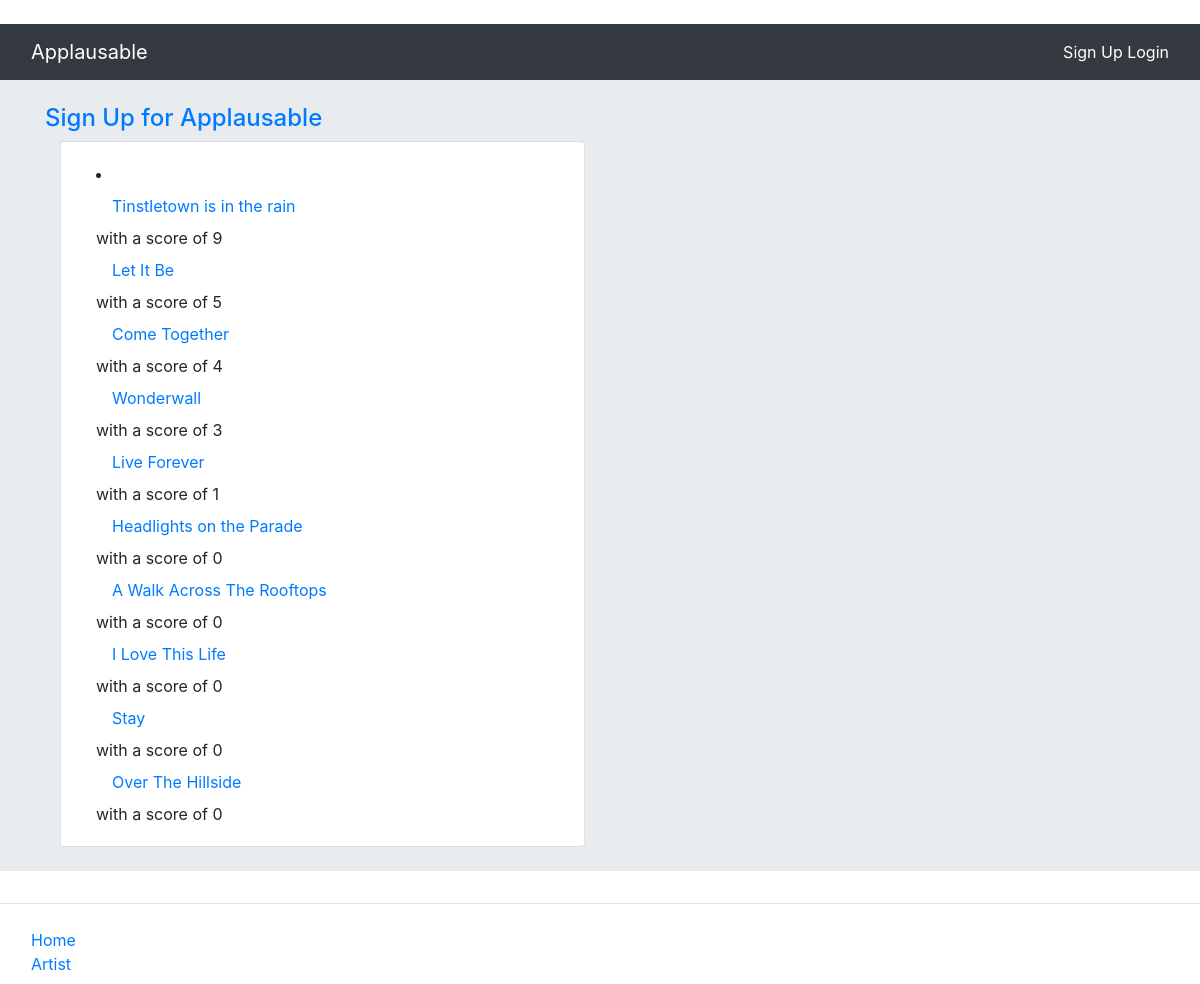
Screenshot of /applausable/highestReviewedSongs/ with the database file from the repository.
### rango/models.py (models this page shows, shortened)
class Song(models.Model):
    GENRE_CHOICES = (
    ('Pop','POP'),
    ('Rock', 'ROCK'),
    ('Metal','METAL'),
    ('Soul','SOUL'),
    ('Electronic','ELECTRONIC'),
    ('R&B', 'R&B'),
    ('Reggae', 'REGGAE'),
    ('Hip-Hop','HIP-HOP'),
    ('Indie','INDIE'),
    ('Classical','CLASSICAL'),
    ('Country','COUNTRY'),
    ('Jazz','JAZZ'),
)
    songID = models.IntegerField(primary_key=True,  unique=True)
    title = models.CharField(max_length=128, default='Title')
    albumID = models.ForeignKey(Album, on_delete=models.CASCADE)
    artistName = models.CharField(max_length=128, default='ArtistName')
    artistID = models.ForeignKey(Artist, on_delete=models.CASCADE)
    linkToSong = models.CharField(max_length=248, default = 'link')
    slug = models.SlugField(unique=True, default=uuid.uuid1)
    overallScore = models.IntegerField(default=0)
    genre = models.CharField(max_length=15, choices=GENRE_CHOICES, default='Pop')

### rango/views.py (the view)
# urls.py: path('highestReviewedSongs/', views.highestReviewedSongs, name='highestReviewedSongs'),
def highestReviewedSongs(request):
    context_dict = {}
    songs = Song.objects.order_by('-overallScore')[:10]
    context_dict['songs'] = songs
    return render(request, 'applausable/highestReviewedSongs.html', context=context_dict)

### templates/applausable/highestReviewedSongs.html (shortened to what this page needs)
﻿{% extends 'applausable/base.html' %}
{% load staticfiles %}
{% block body_block %}
<div class="jumbotron jumbotron-fluid p-4">
    <div class="container">
        <h4 class="jumbotron-heading">
            <a href="{% url 'applausable:signup' %}">Sign Up for Applausable</a>
        </h4>
        <div class="container">
            <div class="row">
                <div class="col-md-6">
                    <div class="card mb-6">
                        <div class="card-body">
                            <div class='container'>
                                {% if songs %}
                                    <li>
                                        {% for song in songs %}
                                        <a class="nav-link active" href="{% url 'applausable:show_song' song.slug %}">
                                            {{ song.title }}
                                        </a> with a score of {{song.overallScore}}
                                        {% endfor %}
                                    </li>
                                {% endif %}
                            </div>
                        </div>
                    </div>
                </div>
            </div>
        </div>
    </div>
</div>
{% endblock %}

### rows the page displays
Song: title "Tinstletown is in the rain", overallScore "9"
Song: title "Let It Be", overallScore "5"
Song: title "Come Together", overallScore "4"
Song: title "Wonderwall", overallScore "3"
Song: title "Live Forever", overallScore "1"
Song: title "Headlights on the Parade", overallScore "0"
Song: title "A Walk Across The Rooftops", overallScore "0"
Song: title "I Love This Life", overallScore "0"
Song: title "Stay", overallScore "0"
Song: title "Over The Hillside", overallScore "0"
